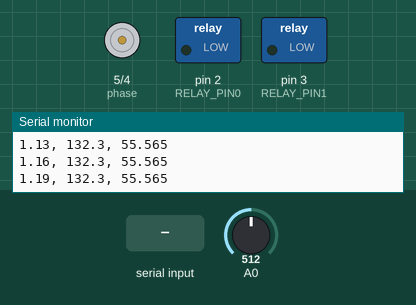
The sketch below on a simulated Arduino Uno, built with avr-gcc and run on an emulated ATmega328P. Shown: direction and speed pins drawn as motors (green arrow = direction pin HIGH = forward, orange = LOW = backward, longer = more drive), switched loads named in the sketch (green lamp = pin HIGH), the last lines printed to the serial monitor. The inputs (shaded band) are chosen by the test bench; at power-on: A0 = 512.

Above: at 1.2 s.
1.3 s: "v_c\n" received over Serial
At 2.1 s:
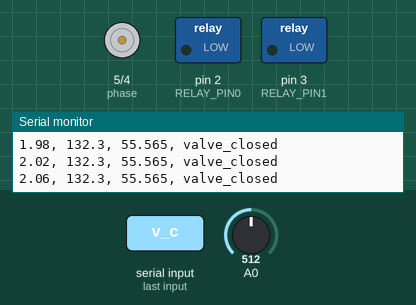
2.8 s: "v_o\n" received over Serial
At 3.7 s:
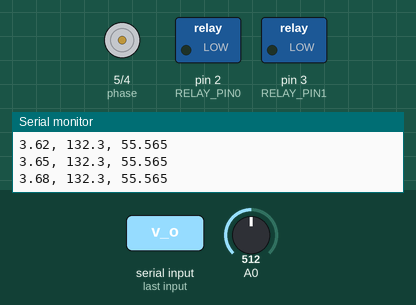
4.3 s: "p0_on\n" received over Serial
At 5.3 s:
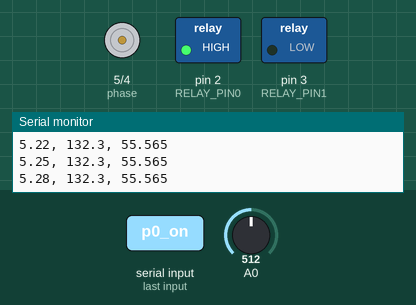
5.8 s: "2\n" received over Serial
At 6.7 s:
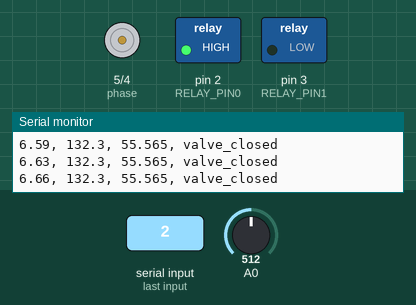
7.3 s: "1\n" received over Serial
At 8.3 s:
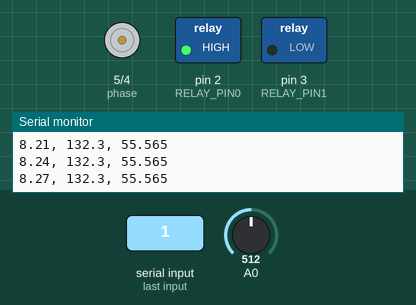
8.8 s: "p1_on\n" received over Serial
At 9.9 s:
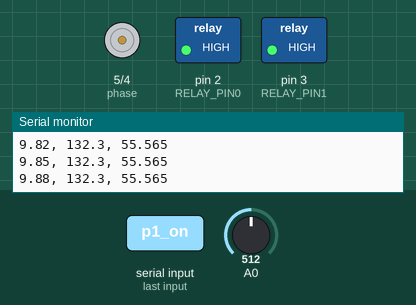
Timing chart, 0 to 11.3 s (numbered marks = the images above; inputs shaded):
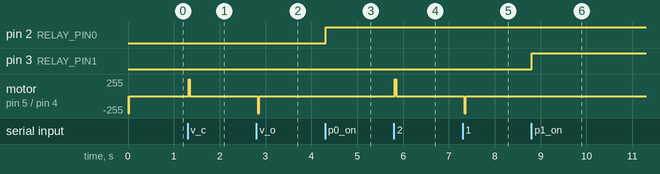

The sketch:

WaterHammerCode2.ino
```cpp
#define enable 4 //A1IN
#define phase 5 //A2IN

String command;
const int OPEN = 0;
const int CLOSED = 1;
const float A = 0.4200; //inch^2
const int RELAY_PIN0 = 2;
const int RELAY_PIN1 = 3;
const float  OffSet = 0.2195 ;
float V, P, F;
unsigned long elapsed_Time;
int valve_Flag = 0;
void setup() {
  pinMode(enable, OUTPUT);
  pinMode(phase, OUTPUT);
  open_Valve();
  digitalWrite(enable, LOW);
  digitalWrite(phase, LOW);

  // Print to console water pressure
  Serial.begin(9600);        // open serial port, set the baud rate to 9600 bps
  Serial.println("/** Water Pressure Log **/");

  pinMode(RELAY_PIN0, OUTPUT);
  pinMode(RELAY_PIN1, OUTPUT);
}

void read_Pressure(){
  //Connect sensor to Analog 0
  V = analogRead(0) * 5.00 / 1024;     //Sensor output voltage
  P = (V - OffSet) * 400/6.895;             //Calculate water pressure, coverted to psi
  F = A * P;

  elapsed_Time = millis();
  Serial.print(elapsed_Time/1000.00);
  Serial.print(", ");
  Serial.print(P, 1);   //psi pressure
  Serial.print(", ");
  Serial.print(F, 3);   //lbf force
  if ((command.equals("v_c") || (command.equals("2")))){
    Serial.print(", ");
    Serial.print("valve_closed");
  }
  Serial.print('\n');
  delay(30);
}

void pump0_TurnON(){
  digitalWrite(RELAY_PIN0, HIGH); // turn on pump 5 seconds
}
void pump0_TurnOFF(){
  digitalWrite(RELAY_PIN0, LOW);  // turn off pump 5 seconds
}

void pump1_TurnON(){
  digitalWrite(RELAY_PIN1, HIGH); // turn on pump 5 seconds
}
void pump1_TurnOFF(){
  digitalWrite(RELAY_PIN1, LOW);  // turn off pump 5 seconds
}

void open_Valve(){
  // enable HIGH, phase LOW, positive pulse to allows water to flow

    digitalWrite(enable, HIGH); // 'turn on' motor driver
    digitalWrite(phase, LOW); // set direction
    delay(30);
    digitalWrite(enable, LOW);
}

void close_Valve(){
  // enable HIGH, phase HIGH, negative pulse stops watter from flowing

    digitalWrite(enable, HIGH); //'turn on' motor driver
    digitalWrite(phase, HIGH); // set direction
    delay(30);
    digitalWrite(enable, LOW);
}

void read_Commands(){
  if (Serial.available()){
    command = Serial.readStringUntil('\n');
    command.trim();
    if (command.equals("v_o") || (command.equals("1"))){
      open_Valve();
    }
    else if ((command.equals("v_c")) || (command.equals("2"))){
      close_Valve();
    }
    if (command.equals("p0_on")){
      pump0_TurnON();
    }
    else if (command.equals("p0_off")){
      pump0_TurnOFF();
    }
    else if (command.equals("p1_on")){
      pump1_TurnON();
    }
    else if (command.equals("p1_off")){
      pump1_TurnOFF();
    }
    else if (command.equals("all_on") || (command.equals("3"))){
      pump0_TurnON();
      pump1_TurnON();
    }
    else if (command.equals("all_off") || (command.equals("."))){
      pump0_TurnOFF();
      pump1_TurnOFF();
    }
    else if (command.equals("pv_off") || (command.equals("/"))){
      pump0_TurnOFF();
      pump1_TurnOFF();
      close_Valve();
    }
  }
}


void loop() {
  read_Pressure();
  read_Commands();
}
```

Measured:
- after the input at 1.3 s, motor on pin 5 (phase) / pin 4 (enable): stopped → forward 255/255 at once, → stopped 0.03 s later
- after the input at 2.8 s, motor on pin 5 (phase) / pin 4 (enable): stopped → backward 255/255 at once, → stopped 0.03 s later
- after the input at 4.3 s, pin 2 (RELAY_PIN0): LOW → HIGH at once
- after the input at 5.8 s, motor on pin 5 (phase) / pin 4 (enable): stopped → forward 255/255 at once, → stopped 0.03 s later
- after the input at 7.3 s, motor on pin 5 (phase) / pin 4 (enable): stopped → backward 255/255 at once, → stopped 0.03 s later
- after the input at 8.8 s, pin 3 (RELAY_PIN1): LOW → HIGH at once
